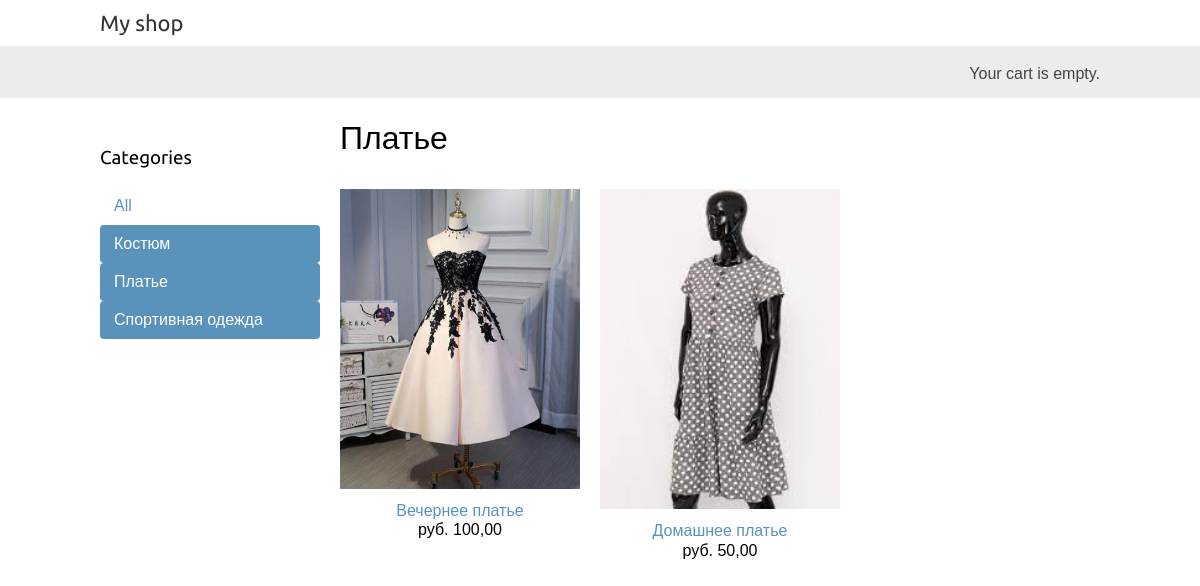
The page /dress/ on the database its author committed.
### shop/models.py (models this page shows, shortened)
class Category(models.Model):
    name = models.CharField(max_length=200, db_index=True)
    slug = models.SlugField(max_length=200, db_index=True, unique=True)
    class Meta:
        ordering = ('name',)
        verbose_name = 'Категория'
        verbose_name_plural = 'Категории'
    def get_absolute_url(self):
        return reverse('shop:product_list_by_category', args=[self.slug])

class Product(models.Model):
    category = models.ForeignKey(Category, related_name='products', on_delete=models.CASCADE)
    name = models.CharField(max_length=200, db_index=True)
    slug = models.SlugField(max_length=200, db_index=True)
    image = models.ImageField(upload_to='products/%Y/%m/%d', blank=True)
    description = models.TextField(blank=True)
    price = models.DecimalField(max_digits=10, decimal_places=2)
    stock = models.PositiveIntegerField()
    available = models.BooleanField(default=True)
    created = models.DateTimeField(auto_now_add=True)
    updated = models.DateTimeField(auto_now=True)
    class Meta:
        ordering = ('name', )
        index_together = (('id', 'slug'), )
    def get_absolute_url(self):
        return reverse('shop:product_detail', args=[self.id, self.slug])

### shop/views.py (the view)
# urls.py: path('', views.product_list, name='product_list'),
def product_list(request, category_slug=None):
    category = None
    categoryies = Category.objects.all()
    products = Product.objects.filter(available=True)
    if category_slug:
        category = get_object_or_404(Category, slug = category_slug)
        products = products.filter(category = category)
    return render(request, 'shop/product/list.html',{'category': category, 'categories': categoryies, 'products': products})

### shop/templates/shop/product/list.html (shortened to what this page needs)
{% extends "shop/base.html" %}
{% load static %}
{% block content %}
    <div id="sidebar">
        <h3>Categories</h3>
        <ul>
            <li {% if not category %}class="selected"{% endif %}>
                <a href="{% url "shop:product_list" %}">All</a>
            </li>
            {% for category in categories %}
                <li {% if category.slug == category.slug %}class="selected"
                {% endif %}>
                    <a href="{{ category.get_absolute_url }}">{{ category.name }}</a>
                </li>
            {% endfor %}
        </ul>
    </div>
    <div id="main" class="product-list">
        <h1>{% if category %}{{ category.name }}{% else %}Products
        {% endif %}</h1>
        {% for product in products %}
            <div class="item">
                <a href="{{ product.get_absolute_url }}">
                    <img src="{% if product.image %}{{ product.image.url }}{% else %}{% static "img/no_image.png" %}{% endif %}">
                </a>
                <a href="{{ product.get_absolute_url }}">{{ product.name }}</a>
                <br>
                руб. {{ product.price }}
            </div>
        {% endfor %}
    </div>
{% endblock %}

### shop/static/css/base.css (style rules this page uses)
body { margin:0; padding:0; font-family:helvetica, sans-serif; }
h1, h2, h3, h4, h5 , h6 { font-family: 'Ubuntu', sans-serif; font-weight:normal; }
a { text-decoration:none; color:#5993bb; }
#sidebar { width:220px; padding:30px 20px 0 0; float:left; }
#sidebar ul { margin:0; padding:0; }
#sidebar ul li { margin:0; list-style:none; padding:10px 14px; }
#sidebar ul li a { display:block; }
#sidebar ul li.selected { background:#5993bb; border-radius:4px; }
#sidebar ul li.selected a { color:#fff; }
#main { float:left; width: 96%; margin-right:-220px; overflow:hidden; }
.product-list .item { width:25%; padding:10px 20px 10px 0; float:left; text-align:center; line-height:1.2; }
.product-list .item img { width:100%; margin-bottom:8px; }

### rows shown on the page
Category: name "Костюм"
Category: name "Платье"
Category: name "Спортивная одежда"
Product: image (picture), name "Вечернее платье", price "100,00"
Product: image (picture), name "Домашнее платье", price "50,00"
